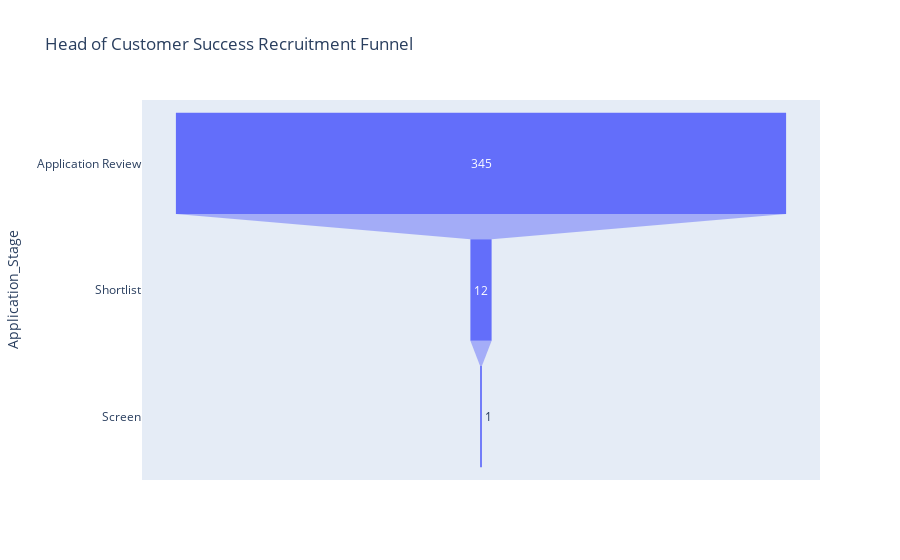

Notebook source saved alongside this figure:
### Markdown cell above
#### Objective 1: Building the Recruitment Funnels

### Code cell
#Finally, we can have a look at what our new funnels will look like:

#Visualizing the funnel for the 'Head of Customer Success' role:
data = dict(
    No_of_Candidates=hcs_counts,
    Application_Stage=hcs_stages)
fig = px.funnel(data, x='No_of_Candidates', y='Application_Stage', title='Head of Customer Success Recruitment Funnel')
fig.show()

### Figure 1 — Plotly figure (JSON) as saved in the notebook; plotly's stock layout.template omitted (floating-point values rounded to 4 significant figures)
{"data": [{"hovertemplate": "No_of_Candidates=%{x}<br>Application_Stage=%{y}<extra></extra>", "legendgroup": "", "marker": {"color": "#636efa"}, "name": "", "orientation": "h", "showlegend": false, "type": "funnel", "x": [345, 12, 1], "xaxis": "x", "y": ["Application Review", "Shortlist", "Screen"], "yaxis": "y"}], "layout": {"legend": {"tracegroupgap": 0}, "title": {"text": "Head of Customer Success Recruitment Funnel"}, "xaxis": {"anchor": "y", "domain": [0, 1], "title": {"text": "No_of_Candidates"}}, "yaxis": {"anchor": "x", "domain": [0, 1], "title": {"text": "Application_Stage"}}}}
